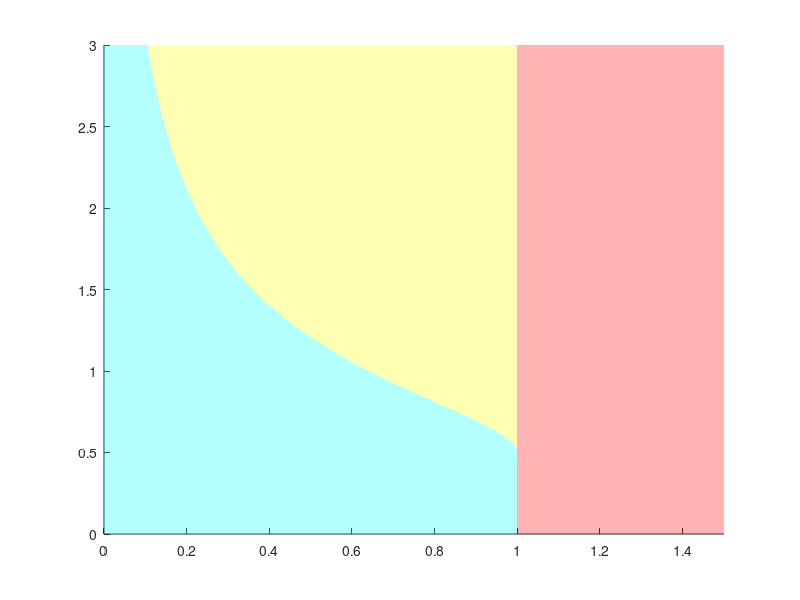

Write MATLAB code to recreate this figure. (Note: this script raises an error after producing the figure.)


Grap.legendsize=15;
Grap.fontsize=15;
Grap.labelsize=20;
Grap.numfontsize=12;

delta_height=3;
hold on
delta_=linspace(0.5,delta_height,1000);
nr=16*delta_.^2./(4*delta_.^2+1).^2;
xlim([0,1.5])
x_fill.P1 = [1, nr,0,0, fliplr(nr)];  % x坐标，fliplr用于反转nr的顺序
y_fill.P1 = [0, delta_,delta_height,0 , zeros(size(nr))];  % y坐标

x_fill.P2 = [ nr,     1   fliplr(nr)];  % x坐标，fliplr用于反转nr的顺序
y_fill.P2 = [ delta_,  delta_height,  delta_height*ones(size(nr))];  % y坐标

x_fill.P3 = [1 1.5 1.5 1];
y_fill.P3 = [0,0 delta_height delta_height];


fill(x_fill.P1, y_fill.P1, 'c', 'FaceAlpha', 0.3, 'EdgeColor', 'none');  % 'c'表示青色，'FaceAlpha'设置透明度
fill(x_fill.P2, y_fill.P2, 'y', 'FaceAlpha', 0.3, 'EdgeColor', 'none');  % 'c'表示青色，'FaceAlpha'设置透明度
fill(x_fill.P3, y_fill.P3, 'r', 'FaceAlpha', 0.3, 'EdgeColor', 'none');  % 'c'表示青色，'FaceAlpha'设置透明度
ax = gca;
ax.XAxis.FontSize = Grap.numfontsize;
ax.YAxis.FontSize = Grap.numfontsize;
ax.ZAxis.FontSize = Grap.numfontsize;

%plot(nr,delta_, 'LineWidth', 2, 'Color', 'k')
%plot([1, 1], [0, delta_height], 'LineWidth', 2, 'Color', 'k'); % 加粗并设置颜色
text(1.1, delta_height/1.5, {'2 global minima ','at $q=\pm q_{min}$'}, 'FontSize', Grap.fontsize,'Interpreter','latex'); % 第一个相注释
text(nr(end) , delta_height - 2.5, '1 global minimum at $q=0$', 'FontSize', Grap.fontsize,'Interpreter','latex'); % 第二个相注释
text(nr(end)+0.3 , delta_height - 1, {'3 global minima','at $q=0,\pm q_{min}$'}, 'FontSize', Grap.fontsize,'Interpreter','latex'); % 第二个相注释
xlabel('$\frac{n}{n_c} $','Interpreter','latex','FontSize',Grap.labelsize);
ylabel('$\frac{\Delta}{\kappa}$','Interpreter','latex','FontSize',Grap.labelsize,'Rotation',0);
%%%%%%%%%%%%%%%%%
%%
% Vpar.Omega=2*pi; %Hz
% Vpar.kappa=2*pi*10^6; %Hz
% Vpar.Delta=2*pi*10^4; %Hz
% Vpar.g=2*pi*18.75;
% Vpar.n=17900;
% Vpar.nc=Vpar.Omega*(4*Vpar.Delta^2+Vpar.kappa^2)/(16*Vpar.g^2*Vpar.Delta);
% 
% 
% nabs=nr*Vpar.nc;
% figure
% xlim([0,1.5]*Vpar.nc)
% hold on
% x_fill.P1 = [1*Vpar.nc, nabs,0,0, fliplr(nabs)];  % x坐标，fliplr用于反转nr的顺序
% y_fill.P1 = [0, delta_,delta_height,0 , zeros(size(nabs))];  % y坐标
% 
% x_fill.P2 = [ nabs,     1*Vpar.nc   fliplr(nabs)];  % x坐标，fliplr用于反转nr的顺序
% y_fill.P2 = [ delta_,  delta_height,  delta_height*ones(size(nabs))];  % y坐标
% 
% x_fill.P3 = [1 1.5 1.5 1]*Vpar.nc;
% y_fill.P3 = [0,0 delta_height delta_height];
% 
% 
% fill(x_fill.P1, y_fill.P1, 'c', 'FaceAlpha', 0.3, 'EdgeColor', 'none');  % 'c'表示青色，'FaceAlpha'设置透明度
% fill(x_fill.P2, y_fill.P2, 'y', 'FaceAlpha', 0.3, 'EdgeColor', 'none');  % 'c'表示青色，'FaceAlpha'设置透明度
% fill(x_fill.P3, y_fill.P3, 'r', 'FaceAlpha', 0.3, 'EdgeColor', 'none');  % 'c'表示青色，'FaceAlpha'设置透明度
% ax = gca;
% ax.XAxis.FontSize = Grap.numfontsize;
% ax.YAxis.FontSize = Grap.numfontsize;
% ax.ZAxis.FontSize = Grap.numfontsize;
% 
% %plot(nr,delta_, 'LineWidth', 2, 'Color', 'k')
% %plot([1, 1], [0, delta_height], 'LineWidth', 2, 'Color', 'k'); % 加粗并设置颜色
% text(1.1*Vpar.nc, delta_height/1.5, {'2 global minima ','at $q=\pm q_{min}$'}, 'FontSize', Grap.fontsize,'Interpreter','latex'); % 第一个相注释
% text(nr(end)*Vpar.nc , delta_height - 2.5, '1 global minimum at $q=0$', 'FontSize', Grap.fontsize,'Interpreter','latex'); % 第二个相注释
% text((nr(end)+0.3)*Vpar.nc , delta_height - 1, {'3 global minima','at $q=0,\pm q_{min}$'}, 'FontSize', Grap.fontsize,'Interpreter','latex'); % 第二个相注释
% xlabel('$n $','Interpreter','latex','FontSize',Grap.labelsize);
% ylabel('$\frac{\Delta}{\kappa}$','Interpreter','latex','FontSize',Grap.labelsize,'Rotation',0);
